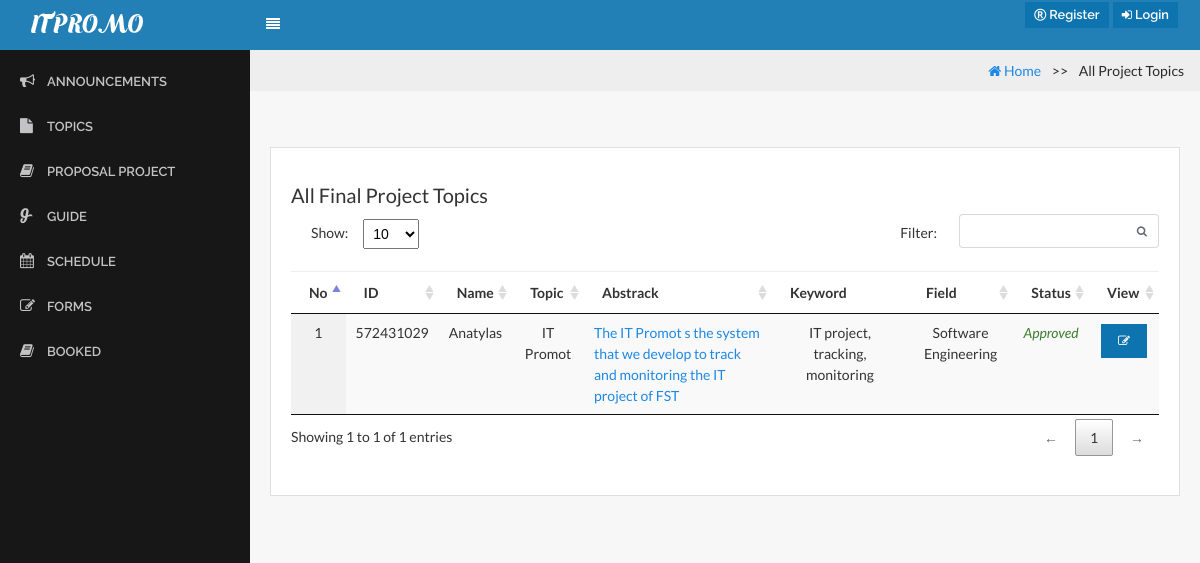
Before: /?page=proposal_project with the older database file.
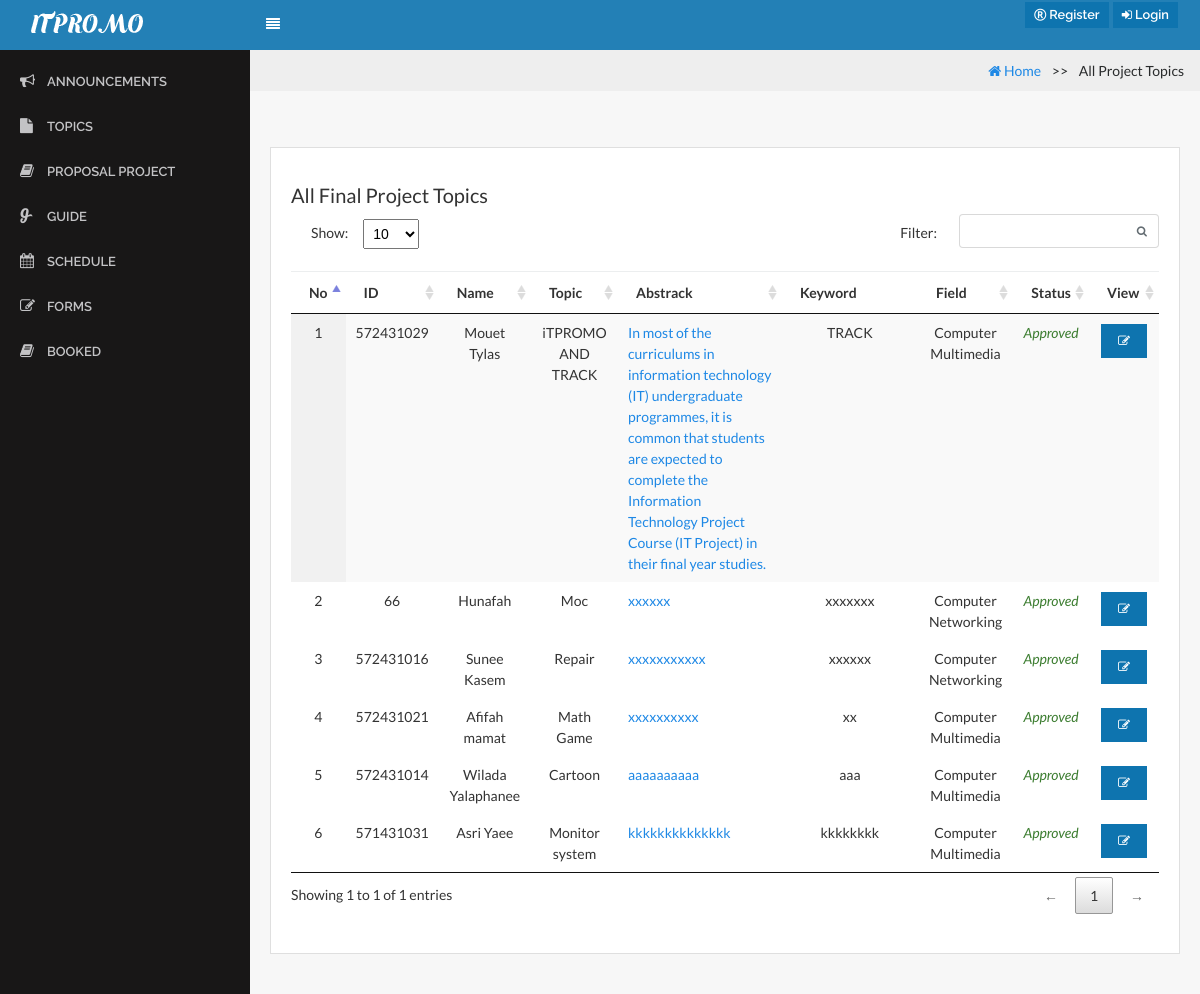
After: the same page with the newer database file.
### tables this page shows
CREATE TABLE `topic_project` (
  `topic_id` int(11) NOT NULL,
  `topic_topic` varchar(255) NOT NULL,
  `topic_abstrack` varchar(255) NOT NULL,
  `topic_keyword` varchar(255) NOT NULL,
  `topic_fieldstudy` enum('Software Engineering','Computer Multimedia','Computer Networking') NOT NULL COMMENT '1=Software Engineering, 2=Computer Multimedia, 3=Computer Networking',
  `topic_years` date NOT NULL,
  `status` enum('Proposal Approve','Proposal not Approve') NOT NULL COMMENT '1=Approve,2=Not Approve',
  `advisergroup_id` int(20) NOT NULL,
  `Student_name` varchar(255) NOT NULL,
  `member_idcard` int(20) NOT NULL,
  `adviser` varchar(255) NOT NULL,
  `position` enum('Admin','Student') NOT NULL COMMENT '1=Admin,2=Student'
);

CREATE TABLE `advisergroup` (
  `advisergroup_id` int(11) NOT NULL,
  `advisergroup_topic` varchar(255) DEFAULT NULL,
  `advisergroup_status` enum('0','w','1') NOT NULL DEFAULT 'w',
  `member_id` int(11) NOT NULL,
  `group_id` int(11) NOT NULL
);

### proposal_project.php (the view, shortened to what this page needs)
<body>
   <ul class="breadcrumb">
 <li><a href="index.php"><i class="fa fa-home"></i> Home</a></li>
  <li class="active">All Project Topics</li>
</ul>
<div class="content">
                     <div class="row">
                        <div class="col-lg-12">
                            <div class="card">
                                <div class="card-block">
                                   <h5 class="mt-3">All Final Project Topics</h5>
   <?php
$strSQL = "SELECT advisergroup.*,  topic_project.advisergroup_id, advisergroup.advisergroup_status,advisergroup.advisergroup_topic,advisergroup.group_id,topic_project.Student_name,topic_project.member_idcard,topic_project.topic_abstrack,topic_project.topic_keyword ,topic_project.topic_years,topic_project.topic_fieldstudy,topic_project.status FROM advisergroup
          LEFT JOIN topic_project ON advisergroup.advisergroup_id = topic_project.advisergroup_id
        LEFT JOIN member ON advisergroup.member_id = member.member_id
        WHERE advisergroup.group_id ";
              ?>
      <table class="display datatable table table-stripped" cellspacing="0" width="100%">
          <thead>
             <tr>
                        <th>No</th>
                        <th>ID</th>
                        <th>Name</th>
                      <th>Topic</th>
                      <th>Abstrack</th>
                      <th>Keyword</th>
                      <th>Field </th>
                      <th>Status</th>
                                               <th>View</th>
                 </tr>
               </thead>
 <?php
     if($result = $db->query($strSQL)){
             while($objResult = $result->fetch_object()){
            ?>
           <tbody>
            <tr>
                     <td class="text-center"><?php echo $objResult->advisergroup_id; ?></td>
                     <td class="text-center"><?php echo $objResult->member_idcard; ?></td>
                     <td class="text-center"><?php echo $objResult->Student_name; ?></td>
                    <td class="text-center"><?php echo $objResult->advisergroup_topic; ?></td>
  <td><a href="#" name="view" value="view" id="<?php echo $objResult->advisergroup_id; ?>" class=" view_data"><?php echo $objResult->topic_abstrack; ?></a></td>
                     <td class="text-center"><?php echo $objResult->topic_keyword; ?></td>
                <td class="text-center"><?php echo fieldstudy($objResult->topic_fieldstudy); ?></td>
                 <td class="text-center"><?php echo status($objResult->status); ?></td>
                           <td>            <button type="button" class="btn btn-primary btn-xs" data-toggle="modal" data-target="#editPS" onclick="edit_ps(<?php echo $objResult->advisergroup_id; ?>)"><i class="fa fa-edit"></i></button>
</td>
                    </tr>
  <?php
    }
               }
                   ?>
                                        </tbody>
                                    </table>
                                </div>
                            </div>
                        </div>
                    </div>
                </div>

### index.php (shortened to what this page needs)
<?php
include('menu/function.php');
?>
<!DOCTYPE HTML>
<html>
<head>
    <link rel="stylesheet" href="lib/css/jquery.dataTables.min.css">
    <link rel="stylesheet" href="assets/css/bootstrap.css">
    <link rel="stylesheet" href="assets/css/core.css">
    <link rel="stylesheet" href="assets/css/components.css">
    <link rel="stylesheet" href="assets/icons/fontawesome/styles.min.css">
    <link rel="stylesheet" href="lib/css/chartist.min.css">
    <link rel="stylesheet" href="lib/css/jquery.dataTables.min.css">
</head>
<body>
    <nav class="navbar navbar-toggleable-md">
        <a class="navbar-brand logo" href="?page=homepage">
            <img src="assets/img/lo.png" alt="ITPromo">
        </a>
        <div class="collapse navbar-collapse" id="navbarNav">
            <button class="sidebar-toggle btn btn-flat" id="toggle-sidebar-desktop">
                <span>
                    <i class="fa fa-align-justify"></i>
                </span>
            </button>
         <ul class="navbar-nav ml-auto">
                <li class="nav-item dropdown">
         <?php if(isset($_SESSION['id'])):  ?>
              <li class="dropdown messages-menu">
                    <?php if($_SESSION['rank'] == '1' || $_SESSION['rank'] == '2'){
                    }else if($_SESSION['rank'] == '3'){
                    }
                    ?>
                  </li>
                  <li class="dropdown notifications-menu">
                      <?php if($_SESSION['rank'] == 'admin'){
                      }else if($_SESSION['rank'] == '1' || $_SESSION['rank'] == '2'){
                      }else if($_SESSION['rank'] == '3'){
                      }
                      ?>
                    </li>
                       <a class="nav-link dropdown-toggle dropdown-has-after" href="http://example.com" id="navbarDropdownMenuLink" data-toggle="dropdown" aria-haspopup="true"
                        aria-expanded="false">
                         <i class="fa fa-user"></i>  <?php echo $_SESSION['name']; ?></span>
                    </a>
                    <div class="dropdown-menu dropdown-menu-right" aria-labelledby="navbarDropdownMenuLink">
                        <a class="dropdown-item" href="?page=my_profile">
                            <i class="fa fa-user"></i> <span>Profile</span></a>
                        </a>
                        <a class="dropdown-item" href="pages/logout.php">
                            <i class="fa fa-sign-out"></i> <span>Logout</span></a>
                        </a>
                    </div>
                </li>
                  <?php else: ?>
                    <li>
                      <a href="pages/register.php" class="d-none d-sm-inline-block btn btn-sm btn-primary shadow-sm">
                        <i class="fa fa-registered"> </i> <span>Register</span>
                      </a>
                    </li>
                    <li>
                      <a href="pages/login.php" class="d-none d-sm-inline-block btn btn-sm btn-primary shadow-sm">
                        <i class="fa fa-sign-in"></i> <span>Login</span>
                      </a>
                    </li>
                  <?php endif; ?>
                </li>
              </ul>
          </div>
    </nav>
    <div class="page-container">
        <div class="page-content">
            <div id="sidebar-main" class="sidebar sidebar-default">
    <div class="sidebar-content">
        <ul class="navigation">
              <?php if(isset($_SESSION['id'])): ?>
                <?php include('menu/menu.php'); ?>
              <?php else: ?>
        <li><a class="app-menu__item active" href="?page=Annoucement"><i class="fa fa-bullhorn"></i><span class="app-menu__label">Announcements</span></a></li>
        <li><a class="app-menu__item " href="?page=show_topic"><i class="fa fa-file"></i><span class="app-menu__label">Topics</span></a></li>
  <li><a class="app-menu__item " href="?page=proposal_project"> <i class="fa fa-book"></i><span class="app-menu__label">Proposal Project</span></a></li>
        <li><a class="app-menu__item " href="?page=guide"><i class="fa fa-glide-g"></i><span class="app-menu__label">Guide</span></a></li>
        <li><a class="app-menu__item " href="?page=schedule"><i class="fa fa-calendar"></i><span class="app-menu__label">Schedule</span></a></li>
        <li><a class="app-menu__item " href="?page=form"><i class='fa fa-edit'></i><span class="app-menu__label">Forms</span></a></li>
        <li><a class="app-menu__item " href="?page=booked"><i class='fa fa-book'></i><span class="app-menu__label">Booked</span></a></li>
              <?php endif; ?>
            </ul>
            </div>
        </div>
            <div class="content-wrapper">
     <?php include('page_link.php'); ?>
</body>
</html>

### page_link.php (shortened to what this page needs)
<?php
$page = null;
if(isset($_GET['page'])){
	$page = $_GET['page'];
}
switch ($page) {
case 'proposal_project':
     	include('proposal_project.php');
		break;
}
?>

### menu/function.php (shortened to what this page needs)
<?php
function status($status){
	if($status != "0"){
		return "<span class='text-success'><i>Approved</i></span>";
	}else{
		return "<span class='text-danger'><i>Not Approved</i></span>";
	}
}
function fieldstudy($fieldstudy){
	if($fieldstudy == "Software Engineering"){
		return "Software Engineering";
	}else if($fieldstudy == "Computer Multimedia"){
	return "Computer Multimedia";
	}else if($fieldstudy == "Computer Networking"){
			return "Computer Networking";
	}
}
?>

### assets/css/core.css (style rules this page uses)
.btn { position: relative; margin: 2px; font-weight: bold; position: relative; font-size: 0.8rem; margin: 2px; font-weight: 600; font-family: 'Raleway', sans-serif; }
.btn > i { font-size: 12px; }
body, input, textarea, button { font-family: "Lato", sans-serif; }
.navbar { margin-bottom: 0; border-width: 1px 0; padding: 0; background-color: #2380B6; color: #fff; }
@media (min-width: 992px) { .navbar { padding-right: 20px; } }
.navbar > .navbar-brand { display: block; float: left; height: 50px; line-height: 36px; padding-left: 20px; min-width: 250px; margin-right: 0; }
.navbar > .navbar-brand > img { height: 20px; width: auto; }
.navbar .navbar-nav .nav-item { font-weight: 600; font-family: "Raleway", sans-serif; }
.navbar > .navbar-brand > img { height: auto; width: auto; }
.card { margin-bottom: 20px; margin-top: 20px; color: #333; border-radius: 0; }

### assets/css/components.css (style rules this page uses)
html, body { width: 100%; height: 100%; }
body { font-family: "Lato", sans-serif; font-size: 0.875rem !important; background-color: #f7f7f7; }
.page-container { position: relative; }
@media (min-width: 768px) { .page-container { display: table; table-layout: fixed; height: 100%; width: 100%; } }
@media (min-width: 768px) { .page-content { display: table-row; } }
.content { padding: 20px 20px; }
.content:after { content: ''; display: table; clear: both; }
.content-wrapper { padding-bottom: 1.33333; width: 100%; }
@media (min-width: 768px) { .content-wrapper { display: table-cell; vertical-align: top; } }
.sidebar { font-family: 'Raleway', sans-serif; font-size: 0.35rem; font-weight: 600; position: relative; background-color: #181717; color: #c3c3c5; }
@media (min-width: 768px) { .sidebar { display: table-cell; vertical-align: top; width: 250px; } }
.sidebar-default { z-index: 99; }
.sidebar .navigation { margin: 0; padding: 10px 0; list-style: none; position: relative; }
.sidebar .navigation > li { position: relative; }
.sidebar .navigation > li + li { margin-top: 1px; }
.sidebar .navigation > li > a { display: block; color: #c3c3c5; font-size: 13px; text-transform: uppercase; }
.sidebar .navigation > li > a > i { float: left; top: 11px; position: absolute; margin-top: 2px; margin-right: 15px; font-size: 15px; }
.sidebar .navigation > li > a > span { margin-left: 27px; }
.sidebar .navigation > li a { padding: 12px 20px; min-height: 44px; }
.sidebar-toggle { background-color: inherit; color: #fff; font-size: 0.875rem; margin: 0; padding: 15px 15px; outline: 0; }
.text-center { text-align: center; }
table.dataTable thead th, table.dataTable thead td { border-bottom: 1px solid #eeeeef; }
table.dataTable thead .sorting { background-image: url("../../lib/img/sort_both.png"); }
table.dataTable thead .sorting_asc { background-image: url("../../lib/img/sort_asc.png"); }

### proposal_project.php (style rules this page uses)
ul.breadcrumb { background-color: #eee; text-align: right; padding: 10px 16px; }
ul.breadcrumb li { display: inline; }
ul.breadcrumb li+li:before { padding: 8px; content: ">>\00a0"; }

Changed rows visible on the page:
changed topic_project: Student_name "Anatylas" → "Mouet Tylas"; advisergroup.advisergroup_topic "IT Promot" → "iTPROMO AND TRACK"; topic_abstrack "The IT Promot s the system that we develop to track and monitoring the IT project of FST" → "In most of the curriculums in information technology (IT) undergraduate programmes, it is common that students are expected to complete the Information Technology Project Course (IT Project) in their final year studies."; topic_keyword "IT project, tracking, monitoring" → "TRACK"; topic_fieldstudy "Software Engineering" → "Computer Multimedia"
added topic_project: advisergroup "2", member_idcard "66", Student_name "Hunafah", advisergroup.advisergroup_topic "Moc", topic_abstrack "xxxxxx", topic_keyword "xxxxxxx", topic_fieldstudy "Computer Networking", status "Approved"
added topic_project: advisergroup "3", member_idcard "572431016", Student_name "Sunee Kasem", advisergroup.advisergroup_topic "Repair", topic_abstrack "xxxxxxxxxxx", topic_keyword "xxxxxx", topic_fieldstudy "Computer Networking", status "Approved"
added topic_project: advisergroup "4", member_idcard "572431021", Student_name "Afifah mamat", advisergroup.advisergroup_topic "Math Game", topic_abstrack "xxxxxxxxxx", topic_keyword "xx", topic_fieldstudy "Computer Multimedia", status "Approved"
added topic_project: advisergroup "5", member_idcard "572431014", Student_name "Wilada Yalaphanee", advisergroup.advisergroup_topic "Cartoon", topic_abstrack "aaaaaaaaaa", topic_keyword "aaa", topic_fieldstudy "Computer Multimedia", status "Approved"
added topic_project: advisergroup "6", member_idcard "571431031", Student_name "Asri Yaee", advisergroup.advisergroup_topic "Monitor system", topic_abstrack "kkkkkkkkkkkkkk", topic_keyword "kkkkkkkk", topic_fieldstudy "Computer Multimedia", status "Approved"
